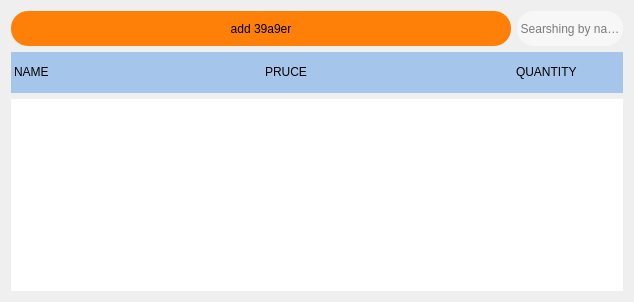
                   <widget class="QWidget" name="page_21">
                    <layout class="QGridLayout" name="gridLayout_27">
                     <item row="0" column="0">
                      <widget class="QPushButton" name="pushButton_35">
                       <property name="minimumSize">
                        <size>
                         <width>500</width>
                         <height>35</height>
                        </size>
                       </property>
                       <property name="styleSheet">
                        <string notr="true">background-color: rgb(255, 128, 8);
border-radius:17px;
font: 13pt &quot;Cantarell&quot;;</string>
                       </property>
                       <property name="text">
                        <string>add 39a9er</string>
                       </property>
                      </widget>
                     </item>
                     <item row="0" column="1">
                      <widget class="QLineEdit" name="lineEdit_16">
                       <property name="minimumSize">
                        <size>
                         <width>0</width>
                         <height>35</height>
                        </size>
                       </property>
                       <property name="styleSheet">
                        <string notr="true">background-color: rgb(255, 255, 255,125);
color: rgb(0, 0, 0);
border-radius:17px;</string>
                       </property>
                       <property name="alignment">
                        <set>Qt::AlignCenter</set>
                       </property>
                       <property name="placeholderText">
                        <string>Searshing by name</string>
                       </property>
                      </widget>
                     </item>
                     <item row="1" column="0" colspan="2">
                      <widget class="QTableWidget" name="tableWidget_33">
                       <property name="enabled">
                        <bool>true</bool>
                       </property>
                       <property name="minimumSize">
                        <size>
                         <width>0</width>
                         <height>0</height>
                        </size>
                       </property>
                       <property name="maximumSize">
                        <size>
                         <width>16777215</width>
                         <height>41</height>
                        </size>
                       </property>
                       <property name="styleSheet">
                        <string notr="true">background-color: rgb(53, 132, 228,100);


border-radius:0px;
color: rgb(0, 0, 0);</string>
                       </property>
                       <property name="horizontalScrollBarPolicy">
                        <enum>Qt::ScrollBarAlwaysOff</enum>
                       </property>
                       <property name="alternatingRowColors">
                        <bool>false</bool>
                       </property>
                       <property name="showGrid">
                        <bool>false</bool>
                       </property>
                       <property name="rowCount">
                        <number>1</number>
                       </property>
                       <property name="columnCount">
                        <number>6</number>
                       </property>
                       <attribute name="horizontalHeaderVisible">
                        <bool>false</bool>
                       </attribute>
                       <attribute name="horizontalHeaderDefaultSectionSize">
                        <number>251</number>
                       </attribute>
                       <attribute name="horizontalHeaderHighlightSections">
                        <bool>true</bool>
                       </attribute>
                       <attribute name="verticalHeaderVisible">
                        <bool>false</bool>
                       </attribute>
                       <attribute name="verticalHeaderMinimumSectionSize">
                        <number>41</number>
                       </attribute>
                       <attribute name="verticalHeaderDefaultSectionSize">
                        <number>41</number>
                       </attribute>
                       <attribute name="verticalHeaderHighlightSections">
                        <bool>true</bool>
                       </attribute>
                       <row>
                        <property name="text">
                         <string>New Row</string>
                        </property>
                       </row>
                       <column>
                        <property name="text">
                         <string>New Column</string>
                        </property>
                       </column>
                       <column>
                        <property name="text">
                         <string>New Column</string>
                        </property>
                       </column>
                       <column>
                        <property name="text">
                         <string>New Column</string>
                        </property>
                       </column>
                       <column>
                        <property name="text">
                         <string>New Column</string>
                        </property>
                       </column>
                       <column>
                        <property name="text">
                         <string>New Column</string>
                        </property>
                       </column>
                       <column>
                        <property name="text">
                         <string>New Column</string>
                        </property>
                       </column>
                       <item row="0" column="0">
                        <property name="text">
                         <string>NAME</string>
                        </property>
                       </item>
                       <item row="0" column="1">
                        <property name="text">
                         <string>PRUCE</string>
                        </property>
                       </item>
                       <item row="0" column="2">
                        <property name="text">
                         <string>QUANTITY</string>
                        </property>
                       </item>
                       <item row="0" column="3">
                        <property name="text">
                         <string>DATE</string>
                        </property>
                       </item>
                       <item row="0" column="4">
                        <property name="text">
                         <string>DELETE</string>
                        </property>
                       </item>
                       <item row="0" column="5">
                        <property name="text">
                         <string>UPDATE</string>
                        </property>
                       </item>
                      </widget>
                     </item>
                     <item row="2" column="0" colspan="2">
                      <widget class="QTableWidget" name="tableWidget_3">
                       <property name="styleSheet">
                        <string notr="true">color: rgb(0, 0, 0);
border:none;

</string>
                       </property>
                       <property name="showGrid">
                        <bool>false</bool>
                       </property>
                       <property name="rowCount">
                        <number>4</number>
                       </property>
                       <attribute name="horizontalHeaderVisible">
                        <bool>false</bool>
                       </attribute>
                       <attribute name="horizontalHeaderStretchLastSection">
                        <bool>true</bool>
                       </attribute>
                       <attribute name="verticalHeaderVisible">
                        <bool>false</bool>
                       </attribute>
                       <row/>
                       <row/>
                       <row/>
                       <row/>
                       <column>
                        <property name="text">
                         <string>New Column</string>
                        </property>
                       </column>
                       <column>
                        <property name="text">
                         <string>New Column</string>
                        </property>
                       </column>
                       <column>
                        <property name="text">
                         <string>New Column</string>
                        </property>
                       </column>
                       <column>
                        <property name="text">
                         <string>New Column</string>
                        </property>
                       </column>
                       <column>
                        <property name="text">
                         <string>New Column</string>
                        </property>
                       </column>
                       <column>
                        <property name="text">
                         <string>New Column</string>
                        </property>
                       </column>
                      </widget>
                     </item>
                    </layout>
                   </widget>
